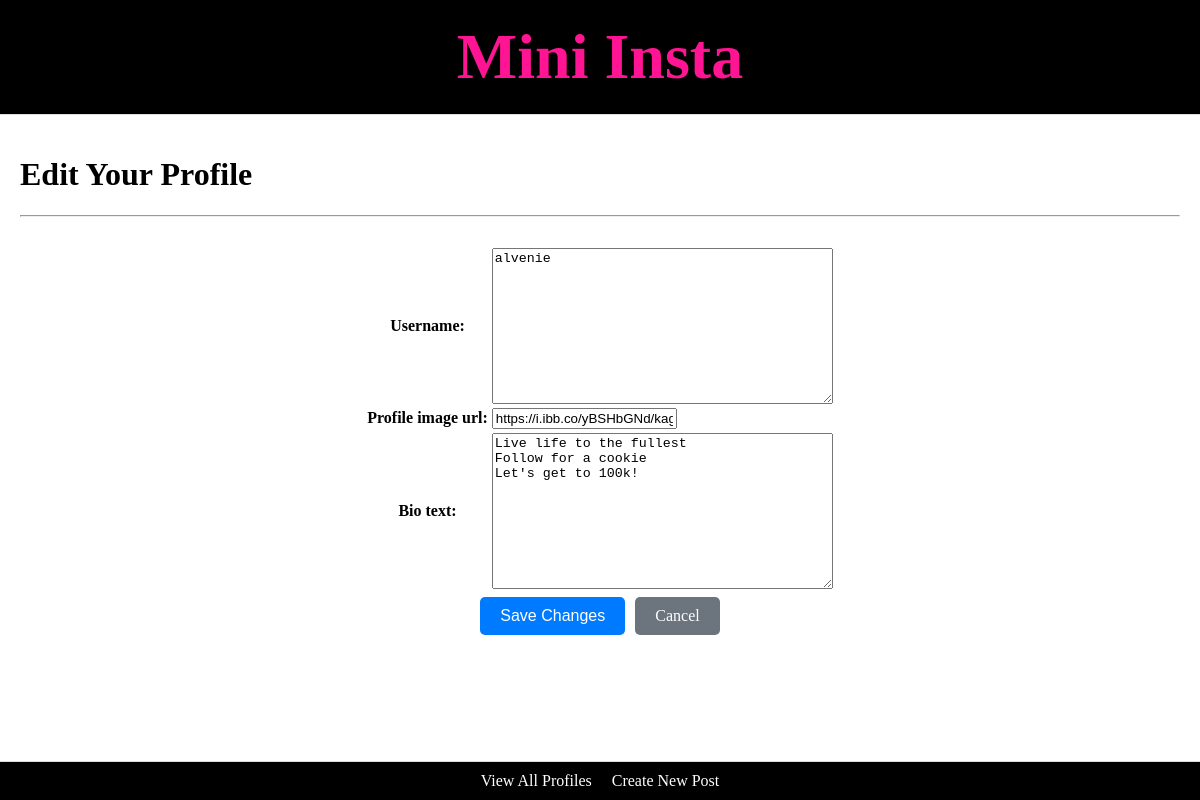
Before: /mini_insta/profile/1/update with the older database file.
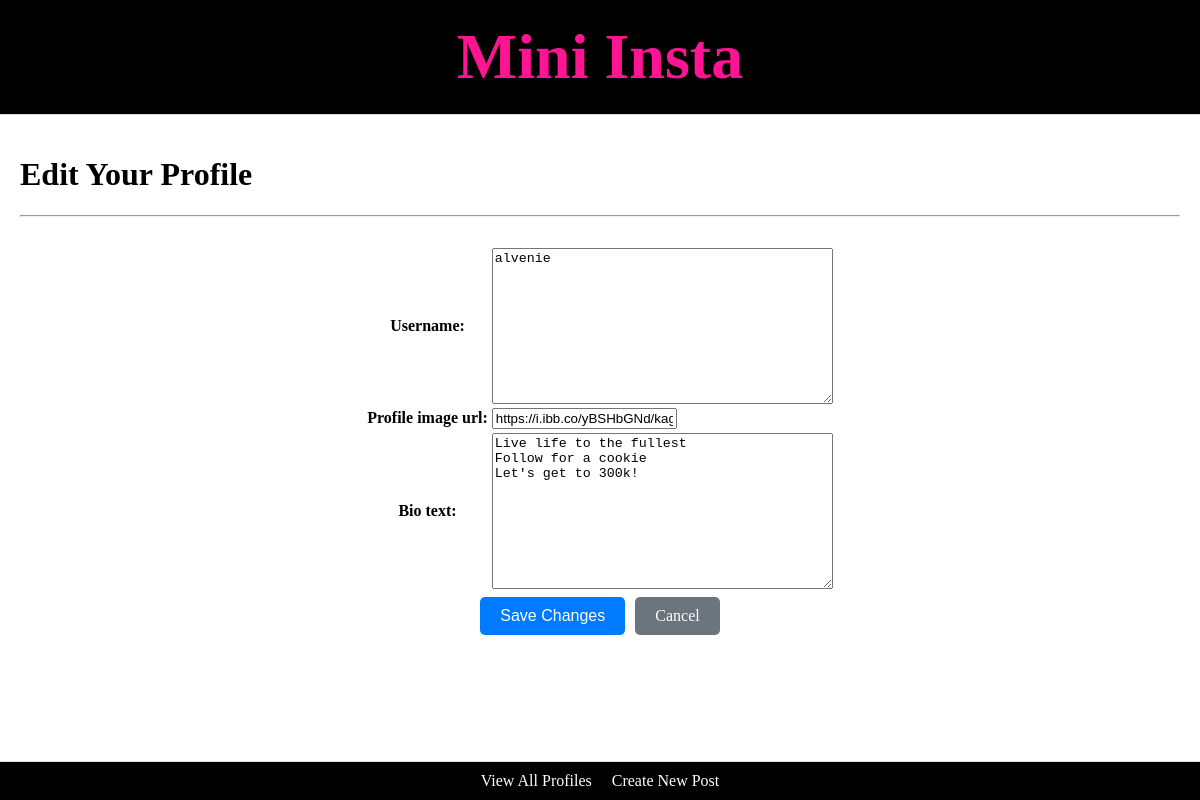
After: the same page with the newer database file.
### mini_insta/models.py (models this page shows, shortened)
class Profile(models.Model):
    username = models.TextField(blank=True)
    display_name = models.TextField(blank=True)
    profile_image_url = models.URLField(blank=True)
    bio_text = models.TextField(blank=True)
    join_date = models.DateTimeField(auto_now=True)

### mini_insta/views.py (the view, shortened to what this page needs)
# urls.py: path('profile/<int:pk>/update', UpdateProfileView.as_view(), name='update_profile'),
class UpdateProfileView(UpdateView):
    form_class = UpdateProfileForm
    model = Profile
    template_name = "mini_insta/update_profile_form.html"

### mini_insta/forms.py
class UpdateProfileForm(forms.ModelForm):
    class Meta:
        model = Profile
        fields = ['username', 'profile_image_url', 'bio_text']

### mini_insta/templates/mini_insta/update_profile_form.html (shortened to what this page needs)
{% extends 'mini_insta/base.html' %}
{% block content %}
<div class="profile-detail">
    <h1>Edit Your Profile</h1>
    <hr>
</div>
<div class="post-div">
    <form method="post" action="">
        <table>
            {{ form.as_table }}
        </table>
        <div class="form-actions">
            <button type="submit" class="btn">Save Changes</button>
            <a href="{% url 'show_profile' profile.pk %}" class="btn btn-cancel">Cancel</a>
        </div>
    </form>
</div>
{% endblock %}

Changed rows visible on the page:
changed Profile "alvenie": bio_text "Live life to the fullest Follow for a cookie Let's get to 100k!" → "Live life to the fullest Follow for a cookie Let's get to 300k!"
